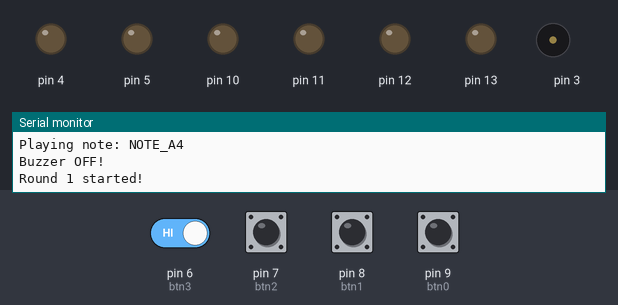
Bench run of a program on a simulated Arduino Uno, built with avr-gcc and run on an emulated ATmega328P. Parts: output pins drawn as LEDs (lit = HIGH), buzzer (waves = sounding), the last lines printed to the serial monitor. Dashed ring = blinking. The inputs (shaded band) are chosen by the test bench; at power-on: pin 6 (btn3), pin 7 (btn2), pin 8 (btn1), pin 9 (btn0) HIGH. Pins used as bus, display or sensor lines are not drawn. At 8.4 s the program stops and its outputs stay as they are.

Above: at 2.3 s.
2.4 s: pin 7 (btn2) pulled LOW for 0.15 s
At 3.0 s:
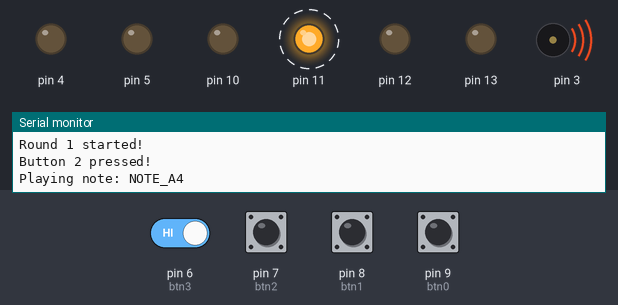
At 3.9 s:
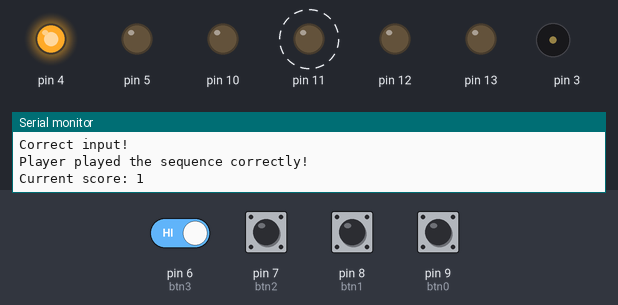
5.5 s: pin 6 (btn3) driven LOW and pin 7 (btn2) driven LOW
At 9.3 s:
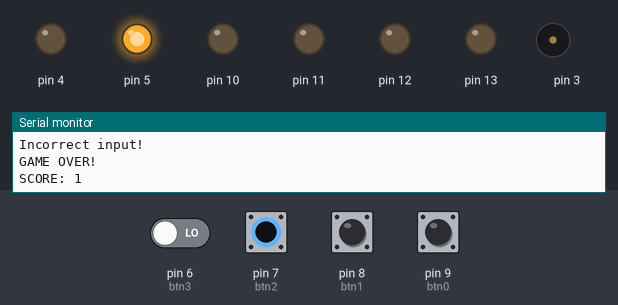
Timing chart, 0 to 9.9 s (numbered marks = the images above; inputs shaded):
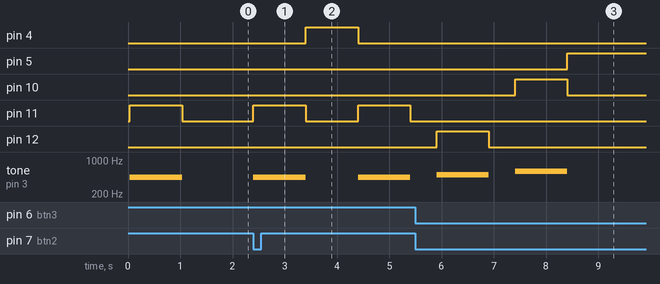

The program:

main.cpp
```cpp
#include <Arduino.h>
#include <game_controller.h>

// Needed for random seed
#define UNCONNECTED_PIN 0

Buzzer buzzer(3);
LED led0(13);
LED led1(12);
LED led2(11);
LED led3(10);
LED failLed(5);
LED successLed(4);
Button btn0(9, 0, led0);
Button btn1(8, 1, led1);
Button btn2(7, 2, led2);
Button btn3(6, 3, led3);
bool initialized = false;
Button* btns[MAX_BTNS] = { &btn0, &btn1, &btn2, &btn3 };
GameController* gameController = nullptr;

void setup()
{
	// Initialize serial com
	Serial.begin(115200);
	Serial.println("Serial communication established!");

	// Initialize Buzzer, LEDs and Buttons
	buzzer.begin();
	led0.begin();
	led1.begin();
	led2.begin();
	led3.begin();
	failLed.begin();
	successLed.begin();

	for (int i = 0; i < MAX_BTNS; i++)
	{
		btns[i]->begin();
	}

	// Seed the random number generator with a noisy value from an unconnected pin
  	randomSeed(analogRead(UNCONNECTED_PIN));

	gameController = new GameController(btns, buzzer, successLed, failLed, melodies, MELODIES_COUNT);
	gameController->setNotes();
	Serial.println("Setup finished!");
}

void loop()
{
	if (gameController) {
		gameController->update();
	}
}
```

Measured:
- after the input at 2.4 s, pin 4: LOW → HIGH after 1.0 s, → LOW 1.0 s later; pin 11: alternates HIGH for 1.0 s and LOW for 1.0 s, starting at once; tone on pin 3: alternates 440 Hz for 1.0 s and silent for 1.0 s, starting at once
- after the input at 5.5 s, pin 5: LOW → HIGH after 2.9 s; pin 10: LOW → HIGH after 1.9 s, → LOW 1.0 s later
